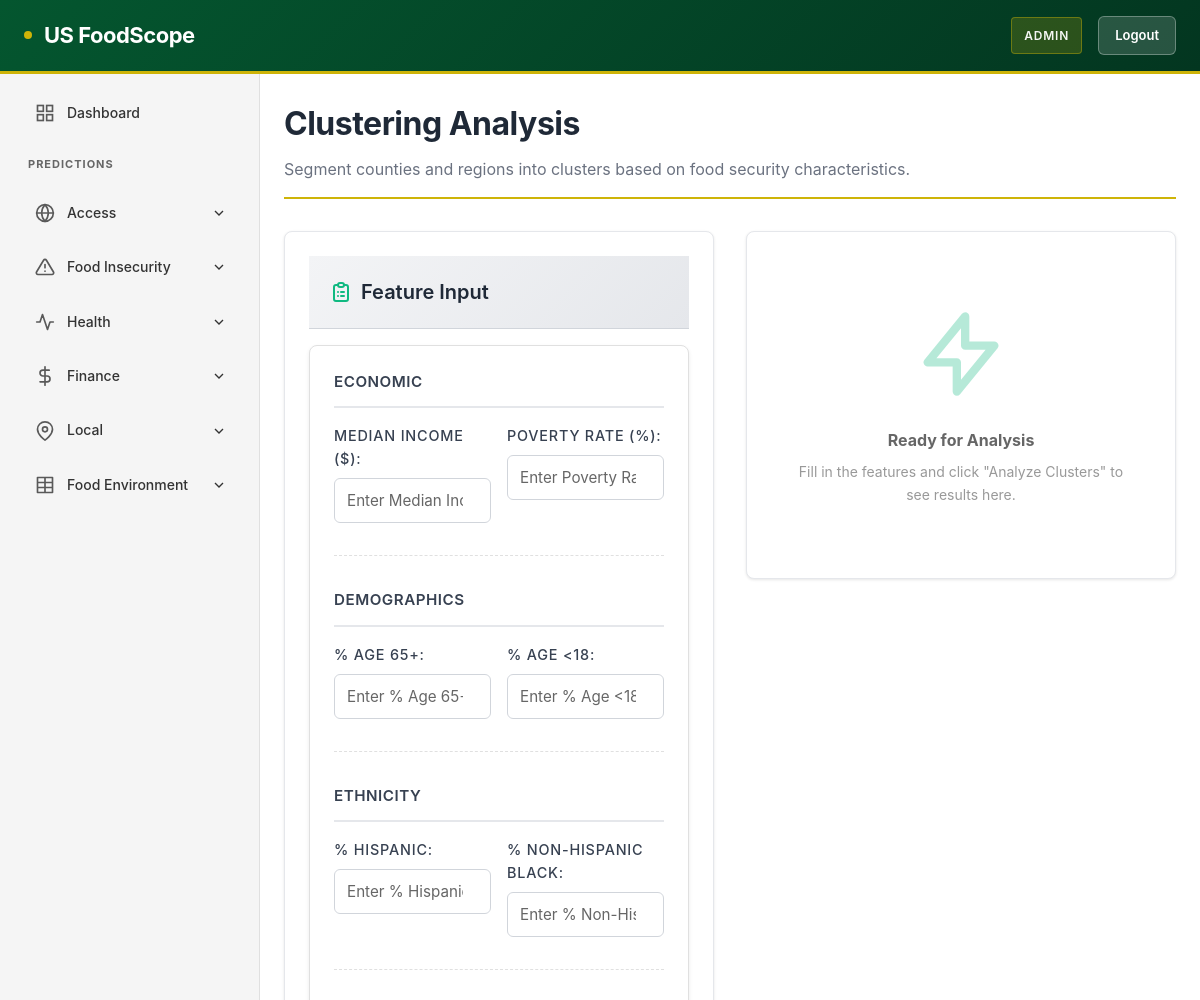
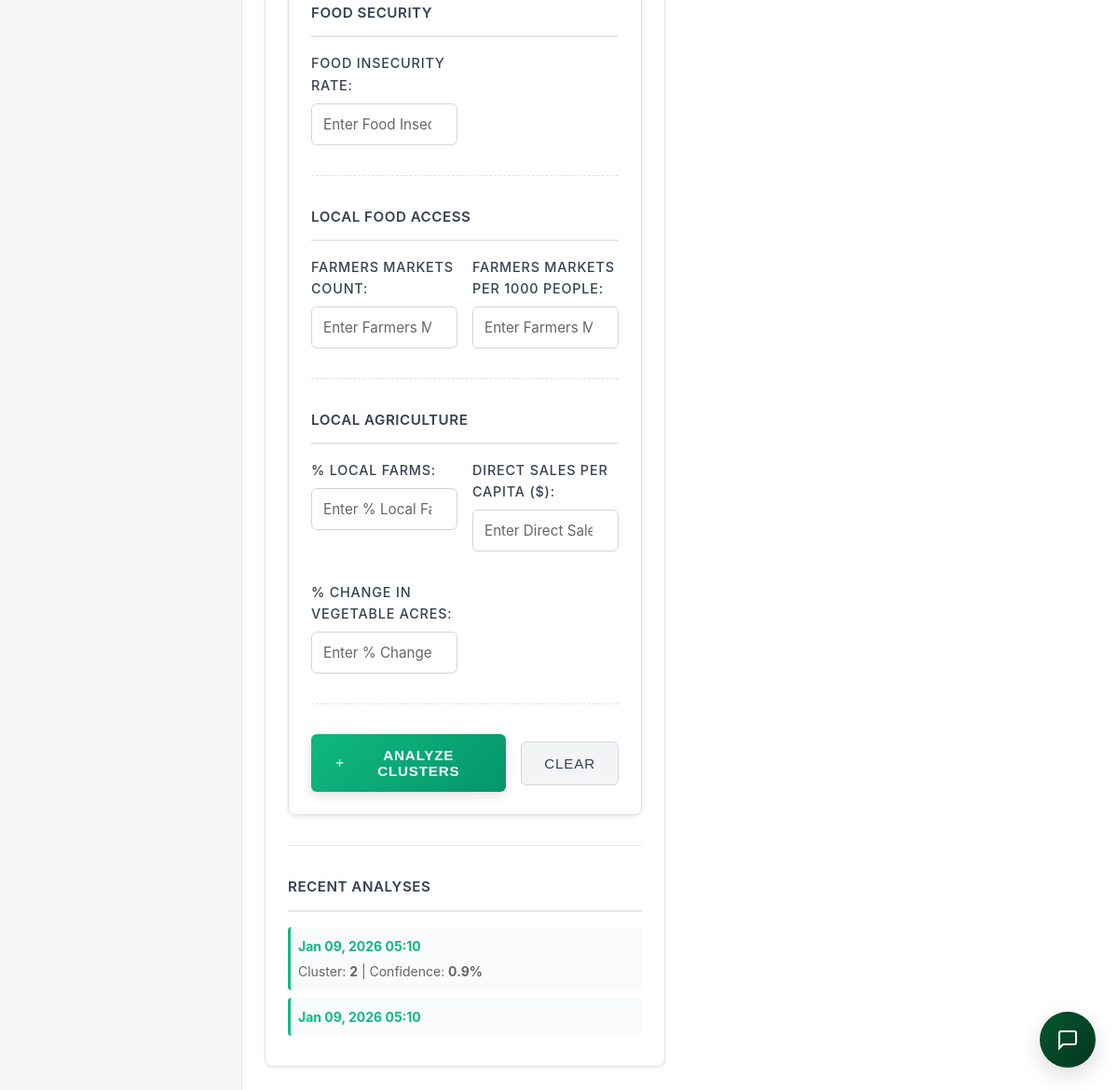
The app's page /local/clustering/ (signed in) with its own data (2 pictures, top to bottom).
### users/models.py (models this page shows, shortened)
class CustomUser(AbstractUser):
    ROLE_CHOICES = [
        ('ADMIN', 'Admin'),
        ('ACCESS_INSECURITY_MANAGER', 'Access Insecurity Manager'),
        ('HEALTH_MANAGER', 'Health Manager'),
        ('FINANCE_MANAGER', 'Finance Manager'),
        ('LOCAL_ENVIRONMENT_MANAGER', 'Local Environment Manager'),
    ]
    role = models.CharField(
        max_length=30,
        choices=ROLE_CHOICES,
        help_text='User role determines access permissions'
    )
    profile_image = models.FileField(
        upload_to='profile_images/',
        blank=True,
        null=True,
        help_text='Optional profile picture'
    )
    email = models.EmailField(unique=True, blank=False)
    first_name = models.CharField(max_length=150, blank=False)
    last_name = models.CharField(max_length=150, blank=False)
    class Meta:
        verbose_name = 'User'
        verbose_name_plural = 'Users'
    def is_admin(self):
        return self.role == 'ADMIN'
    def can_access_section(self, section_name):
        if self.is_admin():
            return True
    @property
    def can_access_access(self):
        return self.can_access_section('access')
    @property
    def can_access_insecurity(self):
        return self.can_access_section('insecurity')
    @property
    def can_access_health(self):
        return self.can_access_section('health')
    @property
    def can_access_finance(self):
        return self.can_access_section('finance')
    @property
    def can_access_local(self):
        return self.can_access_section('local')
    @property
    def can_access_food_env(self):
        return self.can_access_section('food_env')

### local/models.py (models this page shows, shortened)
class RegressionPredictionHistory(models.Model):
    user = models.ForeignKey(
        settings.AUTH_USER_MODEL,
        on_delete=models.CASCADE,
        related_name='local_regression_predictions'
    )
    input_data = models.JSONField(default=dict, blank=True, help_text="Full form input data")
    prediction_value = models.FloatField(help_text="Predicted value from regression model")
    confidence_score = models.FloatField(null=True, blank=True, help_text="Model confidence/R² score")
    cluster_assigned = models.IntegerField(null=True, blank=True, help_text="Cluster assignment")
    cluster_probability = models.FloatField(null=True, blank=True, help_text="Probability of cluster assignment")
    created_at = models.DateTimeField(auto_now_add=True)
    updated_at = models.DateTimeField(auto_now=True)
    class Meta:
        ordering = ['-created_at']
        verbose_name_plural = "Regression Prediction Histories"

### local/views.py (the view, shortened to what this page needs)
# urls.py: path('clustering/', views.local_clustering_view, name='local_clustering'),
@prediction_access_required('local')
def local_clustering_view(request):
    form = LocalRegressionForm()
    cluster_result = None
    error_message = None
    field_groups = form.get_field_groups() if hasattr(form, 'get_field_groups') else {}
    cluster_info = None
    if cluster_result and 'cluster' in cluster_result:
        cluster_num = cluster_result.get('cluster')
        if cluster_num in CLUSTER_DESCRIPTIONS:
            cluster_info = CLUSTER_DESCRIPTIONS[cluster_num]
    clustering_history = []
    if request.user.is_authenticated:
        clustering_history = RegressionPredictionHistory.objects.filter(
            user=request.user
        ).exclude(cluster_assigned__isnull=True).order_by('-created_at')[:5]
    context = {
        'form': form,
        'field_groups': field_groups,
        'cluster_result': cluster_result,
        'cluster_info': cluster_info,
        'error_message': error_message,
        'clustering_history': clustering_history,
    }
    return render(request, 'local/clustering.html', context)

### us_foodscope/templates/local/clustering.html (shortened to what this page needs)
{% extends 'base.html' %}
{% load static %}
{% block content %}
<div class="page-header mb-4">
    <h2>Clustering Analysis</h2>
    <p class="page-description">Segment counties and regions into clusters based on food security characteristics.</p>
</div>
<div class="dashboard-grid">
    <div class="input-panel">
        <div class="card">
            <div class="card-header">
                <h3 class="card-title">
                    <svg class="icon-lg" fill="none" viewBox="0 0 24 24" stroke="currentColor">
                        <path stroke-linecap="round" stroke-linejoin="round" stroke-width="2"
                            d="M9 5H7a2 2 0 00-2 2v12a2 2 0 002 2h10a2 2 0 002-2V7a2 2 0 00-2-2h-2M9 5a2 2 0 002 2h2a2 2 0 002-2M9 5a2 2 0 012-2h2a2 2 0 012 2m-3 7h3m-3 4h3m-6-4h.01M9 16h.01" />
                    </svg>
                    Feature Input
                </h3>
            </div>
            <form method="post" class="prediction-form" aria-label="Local food clustering form">
                {% if field_groups %}
                    {% for category, fields in field_groups.items %}
                    <div class="form-section">
                        <h4 class="form-section-title">{{ category }}</h4>
                        <div class="grid-form">
                            {% for field in fields %}
                            <div class="form-group">
                                {{ field.label_tag }}
                                {{ field }}
                            </div>
                            {% endfor %}
                        </div>
                    </div>
                    {% endfor %}
                {% endif %}
                <div class="form-actions" style="display: flex; gap: 1rem; align-items: center; margin-top: 2rem;">
                    <button type="submit" class="submit-btn" style="flex: 1;">
                        <svg class="icon-sm" viewBox="0 0 24 24" fill="none" stroke="currentColor" stroke-width="2">
                            <polyline points="12 5 12 19"></polyline>
                            <polyline points="5 12 19 12"></polyline>
                        </svg>
                        Analyze Clusters
                    </button>
                    <button type="button" onclick="clearForm()" class="clear-btn">
                        Clear
                    </button>
                </div>
            </form>
            {% if clustering_history %}
            <div style="margin-top: 2rem; padding-top: 2rem; border-top: 1px solid #e5e7eb;">
                <h4 class="form-section-title">Recent Analyses</h4>
                <div class="history-list">
                    {% for history in clustering_history %}
                    <div class="history-item" style="padding: 0.5rem; margin-bottom: 0.5rem; background: #f9fafb; border-left: 3px solid #10b981; border-radius: 4px;">
                        <a href="?load_id={{ history.id }}" style="color: #10b981; text-decoration: none; font-size: 0.875rem;">
                            <strong>{{ history.created_at|date:"M d, Y H:i" }}</strong>
                        </a>
                        {% if history.cluster_assigned %}
                        <div style="font-size: 0.875rem; color: #666; margin-top: 0.25rem;">
                            Cluster: <strong>{{ history.cluster_assigned }}</strong>
                            {% if history.cluster_probability %}
                            | Confidence: <strong>{{ history.cluster_probability|floatformat:1 }}%</strong>
                            {% endif %}
                        </div>
                        {% endif %}
                    </div>
                    {% endfor %}
                </div>
            </div>
            {% endif %}
        </div>
    </div>
    <div class="results-panel">
        {% if not cluster_result and not error_message %}
        <div class="card empty-state">
            <div class="card-body" style="text-align: center; padding: 3rem 1rem;">
                <svg class="icon-lg" style="width: 100px; height: 100px; opacity: 0.3; margin-bottom: 1rem;"
                    fill="none" viewBox="0 0 24 24" stroke="currentColor">
                    <path stroke-linecap="round" stroke-linejoin="round" stroke-width="2"
                        d="M13 10V3L4 14h7v7l9-11h-7z" />
                </svg>
                <h4 style="color: #666; margin-bottom: 0.5rem;">Ready for Analysis</h4>
                <p style="color: #999; font-size: 0.875rem;">Fill in the features and click "Analyze Clusters" to see results here.</p>
            </div>
        </div>
        {% endif %}
    </div>
</div>
{% endblock %}

### us_foodscope/templates/base.html (shortened to what this page needs)
{% load static %}
<!DOCTYPE html>
<html lang="en">
<head>
    <link rel="stylesheet" href="{% static 'css/style.css' %}">
    <link rel="stylesheet" href="{% static 'css/chatbot.css' %}">
</head>
<body>
    <div class="container">
        <nav class="navbar">
            <div class="navbar-content">
                <div class="navbar-brand">
                    <h1>US FoodScope</h1>
                </div>
                <div class="navbar-user">
                    <span class="user-role">{{ user.get_role_display }}</span>
                    <a href="{% url 'login' %}" class="logout-btn" style="text-decoration: none;">Logout</a>
                </div>
            </div>
        </nav>
        <div class="main-wrapper">
            <aside class="sidebar">
                <nav class="sidebar-nav">
                    <a href="{% url 'dashboard' %}"
                        class="nav-item {% if request.resolver_match.url_name == 'dashboard' %}active{% endif %}"
                        aria-label="Dashboard">
                        <svg class="nav-icon" viewBox="0 0 24 24" fill="none" stroke="currentColor" stroke-width="2">
                            <rect x="3" y="3" width="7" height="7"></rect>
                            <rect x="14" y="3" width="7" height="7"></rect>
                            <rect x="14" y="14" width="7" height="7"></rect>
                            <rect x="3" y="14" width="7" height="7"></rect>
                        </svg>
                        Dashboard
                    </a>
                    <div class="nav-section-title">Predictions</div>
                    {% if user.can_access_access %}
                    <div class="nav-dropdown">
                        <div class="nav-item nav-dropdown-trigger" aria-label="Access Services" role="button"
                            tabindex="0">
                            Access
                            <svg class="dropdown-arrow" viewBox="0 0 24 24" fill="none" stroke="currentColor"
                                stroke-width="2">
                                <polyline points="6 9 12 15 18 9"></polyline>
                            </svg>
                        </div>
                    </div>
                    {% endif %}
     {% if user.can_access_insecurity %}
<div class="nav-dropdown">
    <div class="nav-item nav-dropdown-trigger" aria-label="Food Insecurity" role="button" tabindex="0">
        Food Insecurity
        <svg class="dropdown-arrow" viewBox="0 0 24 24" fill="none" stroke="currentColor"
            stroke-width="2">
            <polyline points="6 9 12 15 18 9"></polyline>
        </svg>
    </div>
</div>
{% endif %}
                    {% if user.can_access_health %}
                    <div class="nav-dropdown">
                        <div class="nav-item nav-dropdown-trigger" aria-label="Health Services" role="button"
                            tabindex="0">
                            <svg class="nav-icon" viewBox="0 0 24 24" fill="none" stroke="currentColor" stroke-width="2"
                                stroke-linecap="round" stroke-linejoin="round">
                                <path d="M22 12h-4l-3 9L9 3l-3 9H2"></path>
                            </svg>
                            Health
                            <svg class="dropdown-arrow" viewBox="0 0 24 24" fill="none" stroke="currentColor"
                                stroke-width="2">
                                <polyline points="6 9 12 15 18 9"></polyline>
                            </svg>
                        </div>
                    </div>
                    {% endif %}
                    {% if user.can_access_finance %}
                    <div class="nav-dropdown">
                        <div class="nav-item nav-dropdown-trigger" aria-label="Finance Services" role="button"
                            tabindex="0">
                            <svg class="nav-icon" viewBox="0 0 24 24" fill="none" stroke="currentColor" stroke-width="2"
                                stroke-linecap="round" stroke-linejoin="round">
                                <line x1="12" y1="1" x2="12" y2="23"></line>
                                <path d="M17 5H9.5a3.5 3.5 0 0 0 0 7h5a3.5 3.5 0 0 1 0 7H6"></path>
                            </svg>
                            Finance
                            <svg class="dropdown-arrow" viewBox="0 0 24 24" fill="none" stroke="currentColor"
                                stroke-width="2">
                                <polyline points="6 9 12 15 18 9"></polyline>
                            </svg>
                        </div>
                    </div>
                    {% endif %}
{% if user.can_access_local %}
                    <div class="nav-dropdown">
                        <div class="nav-item nav-dropdown-trigger" aria-label="Local Analysis" role="button"
                            tabindex="0">
                            <svg class="nav-icon" viewBox="0 0 24 24" fill="none" stroke="currentColor" stroke-width="2"
                                stroke-linecap="round" stroke-linejoin="round">
                                <path d="M21 10c0 7-9 13-9 13s-9-6-9-13a9 9 0 0 1 18 0z"></path>
                                <circle cx="12" cy="10" r="3"></circle>
                            </svg>
                            Local
                            <svg class="dropdown-arrow" viewBox="0 0 24 24" fill="none" stroke="currentColor"
                                stroke-width="2">
                                <polyline points="6 9 12 15 18 9"></polyline>
                            </svg>
                        </div>
                    </div>
                    {% endif %}
                    {% if user.can_access_food_env %}
                    <div class="nav-dropdown">
                        <div class="nav-item nav-dropdown-trigger" aria-label="Food Environment" role="button"
                            tabindex="0">
                            <svg class="nav-icon" viewBox="0 0 24 24" fill="none" stroke="currentColor" stroke-width="2"
                                stroke-linecap="round" stroke-linejoin="round">
                                <path d="M3 3h18v18H3zM21 9H3M21 15H3M12 3v18"></path>
                            </svg>
                            Food Environment
                            <svg class="dropdown-arrow" viewBox="0 0 24 24" fill="none" stroke="currentColor"
                                stroke-width="2">
                                <polyline points="6 9 12 15 18 9"></polyline>
                            </svg>
                        </div>
                    </div>
                    {% endif %}
                </nav>
            </aside>
            <main class="content">
                <div id="page-content">
                    {% block content %}
                    {% endblock %}
                </div>
            </main>
        </div>
    </div>
</body>
</html>

### records on screen
CustomUser: role "ADMIN"
RegressionPredictionHistory: created_at "Jan 09, 2026 05:10", cluster_assigned "2", cluster_probability "0.9"
RegressionPredictionHistory: created_at "Jan 09, 2026 05:10"

### other values on screen
{{ category }} "ECONOMIC" "DEMOGRAPHICS" "ETHNICITY" "FOOD SECURITY" "LOCAL FOOD ACCESS" "LOCAL AGRICULTURE"
{{ field.label_tag }} "MEDIAN INCOME ($):" "POVERTY RATE (%):" "% AGE 65+:" "% AGE <18:" "% HISPANIC:" "% NON-HISPANIC BLACK:" "FOOD INSECURITY RATE:" "FARMERS MARKETS COUNT:" "FARMERS MARKETS PER 1000 PEOPLE:" "% LOCAL FARMS:" "DIRECT SALES PER CAPITA ($):" "% CHANGE IN VEGETABLE ACRES:"
